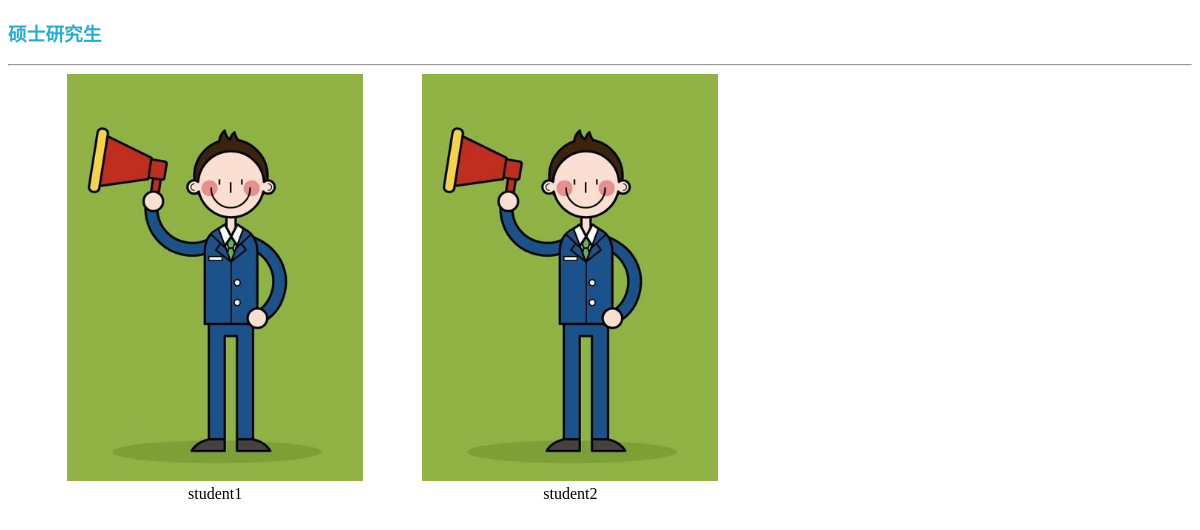
The page /lab/student/ on the database its author committed.
### lab/models.py (models this page shows, shortened)
class Student(models.Model):
    picture = models.ImageField(upload_to='student')
    name = models.TextField(max_length=20)

### lab/views.py (the view)
# urls.py: path('student/', lv.student, name='student'),
def student(request):
    img = models.Student.objects.all()
    return render(request, 'html/student.html', {'img': img})

### templates/html/student.html (shortened to what this page needs)
{% load staticfiles %}
<!DOCTYPE html>
<html lang="zh-CN">
<head>
    <link rel="stylesheet" href="{% static '/css/album.css' %}">
</head>
<body>
    <header>
        <h3>硕士研究生</h3>
        <hr>
    </header>
    {% for pic in img %}
        <section>
            <img src="{{ MEDIA_URL }}{{ pic.picture }}">
            <article>{{ pic.name }}</article>
        </section>
    {% endfor %}
</body>
</html>

### static/css/album.css (style rules this page uses)
header h3 { color: #2aabd2; }
section { width: 25%; margin-left: 5%; float: left; }
img { width: 100%; }
article { text-align: center; }

### rows shown on the page
Student: picture (picture), name "student1"
Student: picture (picture), name "student2"
